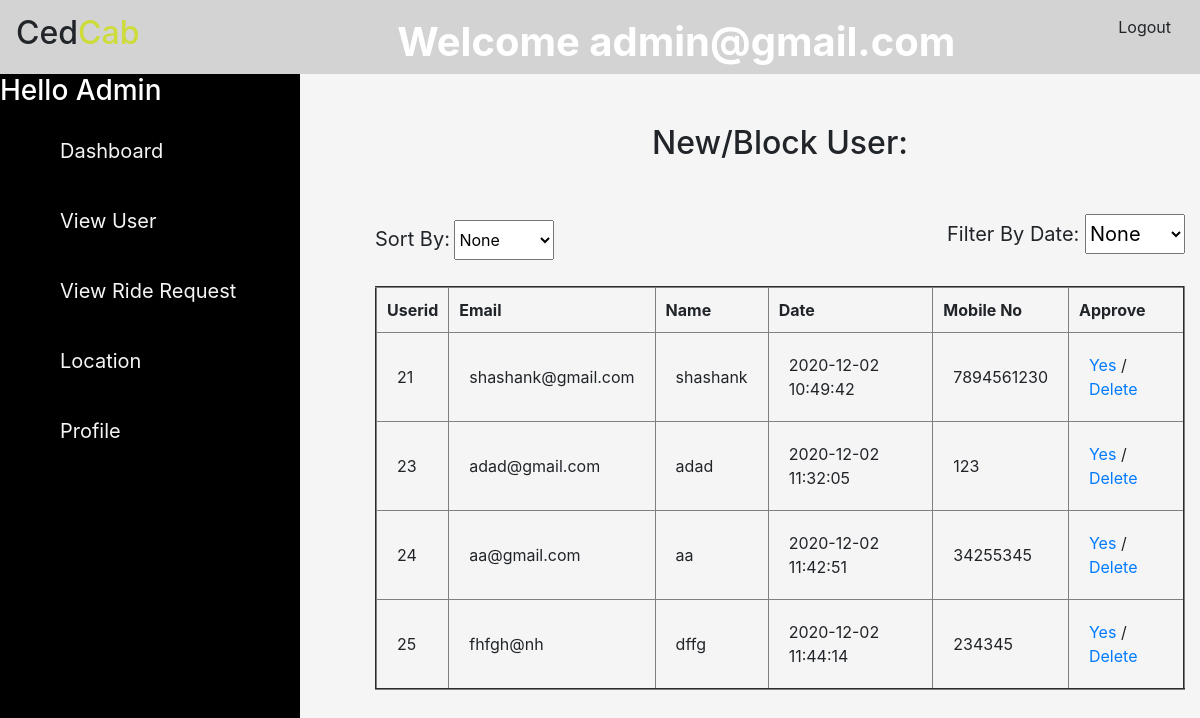
The page /viewnewuser.php (signed in) on the database its author committed.
### tables this page shows
CREATE TABLE `tbl_user` (
  `user_id` int(50) NOT NULL,
  `user_name` varchar(255) NOT NULL,
  `name` varchar(255) NOT NULL,
  `dateofsignup` varchar(255) NOT NULL,
  `mobile` varchar(255) NOT NULL,
  `isblock` tinyint(1) NOT NULL,
  `password` varchar(255) NOT NULL,
  `is_admin` tinyint(1) NOT NULL
);

### Dbconnect.php (called while the page is built, shortened)
<?php
class Dbconnect
{
function __construct()
{
$this->conn = new mysqli("localhost", "root", "", "cab");
}
}
?>

### adminwork.php (called while the page is built, shortened)
<?php
require 'Dbconnect.php';
class adminwork{
function newuser($conn)
{
    $row1=array();
    $sql = "SELECT * FROM tbl_user WHERE isblock=0";
    $result = $conn->query($sql);
    if ($result->num_rows > 0) {
    while($row = $result->fetch_assoc()) {
        array_push($row1,$row);
    }
    return $row1;
}
     else {
    echo "No New User found";
    }
}
}
?>

### viewnewuser.php (the view, shortened to what this page needs)
<?php
include 'adminwork.php';
include 'header.php';
if(isset($_SESSION['userdata']['name']))
{
    if($_SESSION['userdata']['name']=="admin")
{
?>
<html>
    <head>
    </head>
    <link rel="stylesheet" type="text/css" href="styleadmin.css">
    <body>
        <div class="main">
            <div id="asider">
                <h3 style="color:white">Hello Admin</h3>
                <ul>
                    <li class="li"><a href="admin.php">Dashboard</a></li>
                    <li class="li"><a href="#">View User</a>
                    </li>
                    <li class="li"><a href="#">View Ride Request</a>
                    </li>
                    <li class="li"><a href="#">Location</a>
                    </li>
                    <li class="li"><a href="#">Profile</a>
                    </li>
                </ul>
            </div>
            <div class="container">
                <div class="section">
                <h2 style="text-align:center">New/Block User:</h2><br>
                    <label>Sort By:</label>
                    <select id="select">
                        <option value="none">None</option>
                    </select>
                    <label style="float:right;margin-top:20px">Filter By Date:
                    <select id="filter" style="height:40px;width:100px">
                        <option value="none">None</option>
                    </select></label>
                    <br>
                    <br>
                    <div id="res">
                    <table border="2px solid black">
                    <tr>
                    <th>Userid</th>
                    <th>Email</th>
                    <th>Name</th>
                    <th>Date</th>
                    <th>Mobile No</th>
                    <th>Approve</th>
                    </tr>
                    <tbody>
                <?php
                $admin=new adminwork();
                $dbconnect=new Dbconnect();
                $row1=$admin->newuser($dbconnect->conn);
                foreach($row1 as $key=>$row)
                {
                echo "<tr>";
                echo "<td>".$row['user_id']."</td>";
                echo "<td>".$row['user_name']."</td>";
                echo "<td>".$row['name']."</td>";
                echo "<td>".$row['dateofsignup']."</td>";
                echo "<td>".$row['mobile']."</td>";
                echo "<td><a href='confirmuser.php?id=".$row['user_id']."'>Yes</a> /
                <a href='adminwork.php?id52=".$row['user_id']."'>Delete</a></td>";
                        }
                  ?>
                </div>
                </div>
                </div>
            </div>
    </body>
</html>
<?php
}
else
{
echo '<script type="text/javascript">;
alert("You cant access admin profile");
window.location= "login2.php";
</script>';
}
        }
            else
            echo 'Please Login,first to continue <a href="login2.php">Click here to login</a>';
?>

### style.css (style rules this page uses)
body { margin: 0%; background-color: whitesmoke; }
label { font-size: 20px; margin-top: 30px; }

### styleadmin.css (style rules this page uses)
.main { width: 100%; height: 100%; }
#asider { width: 25%; height: 3000px; background-color: black; float: left; }
ul { margin-left: 0px; }
.li { list-style: none; text-decoration: none; padding: 20px; font-size: 20px; margin-left: 0px; color: whitesmoke; }
.li a { text-decoration: none; color: whitesmoke; margin-left: 0px; }
body { margin: 0; }
.container { float: right; width: 70%; height: auto; margin-top:50px; }
#select { width: 100px; margin-top: 20px; height: 40px; }
.section { margin: 50px; margin-top: 100px; }
td { padding: 20px; }
th { padding: 10px; }
label { font-size: 20px; }
.section { margin: 0; }

### rows shown on the page
tbl_user: user_id "21", user_name "shashank@gmail.com", name "shashank", dateofsignup "2020-12-02 10:49:42", mobile "7894561230"
tbl_user: user_id "23", user_name "adad@gmail.com", name "adad", dateofsignup "2020-12-02 11:32:05", mobile "123"
tbl_user: user_id "24", user_name "aa@gmail.com", name "aa", dateofsignup "2020-12-02 11:42:51", mobile "34255345"
tbl_user: user_id "25", user_name "fhfgh@nh", name "dffg", dateofsignup "2020-12-02 11:44:14", mobile "234345"

### other values the page prints
$_SESSION["userdata"]["username"] "admin@gmail.com"
